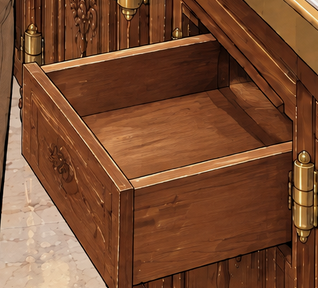
#> input picture assets/gfx/cutouts/st_w2_lowdrawer_open.png, 318 x 288 px
$ python -i title_compose.py   (imports and definitions only)
#> lines starting #> are read from the running program, lines starting #| are printed output that depends on the picture
#!/usr/bin/env python3
"""Фон титула ред. 3 (замечание автора 12.10.2026): небо + отель в разрезе, склейка.

  python tools/assets/title_compose.py НЕБО.png РАЗРЕЗ.png ВЫХОД.png [--width 1180] [--bottom 0]
         [--preview ПРЕВЬЮ.png --logo LOGO.png --logo-scale 0.8 --buttons left|center]

НЕБО — генерация 16:9, доводится до 1920×1080 (кадрирование по центру, Lanczos).
РАЗРЕЗ — генерация с прозрачным фоном: обрезается по силуэту (альфа > 8), масштабируется
до ширины --width в предумноженной альфе и ставится центром на --cx, низом на --bottom px от
нижнего края кадра (отрицательное — уходит за край). ВЫХОД — 1920×1080 RGB.
--preview дополнительно рисует, как экран будет выглядеть в игре: логотип сверху над разрезом
(в масштабе --logo-scale) и четыре кнопки меню — столбиком посередине, как в BJ2, или слева.
"""
import argparse
import sys
from pathlib import Path

from PIL import Image, ImageDraw, ImageFont, ImageStat

sys.path.insert(0, str(Path(__file__).resolve().parent))
from hf_fetch import fit  # noqa: E402

ROOT = Path(__file__).resolve().parents[2]


def scaled(im, w=None, k=None):
    im = im.crop(im.getchannel("A").point(lambda v: 255 if v > 8 else 0).getbbox())
    if k is None:
        k = w / im.width
    size = (round(im.width * k), round(im.height * k))
    return im.convert("RGBa").resize(size, Image.LANCZOS).convert("RGBA")


def main(argv=None):
    ap = argparse.ArgumentParser()
    ap.add_argument("sky")
    ap.add_argument("cut")
    ap.add_argument("dst")
    ap.add_argument("--width", type=int, default=1180)
    ap.add_argument("--bottom", type=int, default=0)
    ap.add_argument("--cx", type=int, default=960, help="центр разреза и логотипа по x")
    ap.add_argument("--preview")
    ap.add_argument("--logo")
    ap.add_argument("--logo-scale", type=float, default=0.8)
    ap.add_argument("--logo-top", type=int, default=20)
    ap.add_argument("--buttons", choices=["left", "center"], default="left")
    a = ap.parse_args(argv)
    bg = fit(Image.open(a.sky).convert("RGB"), 1920, 1080).convert("RGBA")
    cut = scaled(Image.open(a.cut).convert("RGBA"), w=a.width)
    x, y = a.cx - cut.width // 2, 1080 - a.bottom - cut.height
    bg.alpha_composite(cut, (x, y))
    out = bg.convert("RGB")
    out.save(a.dst)
    lum = round(ImageStat.Stat(out.convert("L")).mean[0] / 2.55, 1)
    print(f"{a.dst}: разрез {cut.width}×{cut.height} в ({x}, {y}), яркость {lum} %")
    if a.preview:
        pv = out.convert("RGBA")
        if a.logo:
            lg = scaled(Image.open(a.logo).convert("RGBA"), k=a.logo_scale)
            pv.alpha_composite(lg, (a.cx - lg.width // 2, a.logo_top))
            print(f"логотип {lg.width}×{lg.height}, низ на {a.logo_top + lg.height}")
        d = ImageDraw.Draw(pv)
        font = ImageFont.truetype(str(ROOT / "assets/fonts/PTSans-Bold.ttf"), 34)
        for i, t in enumerate(["Начать", "Продолжить", "Настройки", "Выход"]):
            bx, by = (60, 560 + i * 92) if a.buttons == "left" else (760, 640 + i * 92)
            d.rounded_rectangle((bx, by, bx + 400, by + 72), 12, fill=(34, 34, 42, 235),
                                outline=(200, 160, 80), width=2)
            d.text((bx + 200, by + 36), t, font=font, fill=(235, 225, 200), anchor="mm")
        pv.convert("RGB").save(a.preview)
    return 0


# [2 lines not run here, left out]

>>> import cv2
>>> picture = cv2.imread('../../assets/gfx/cutouts/st_w2_lowdrawer_open.png', cv2.IMREAD_GRAYSCALE)
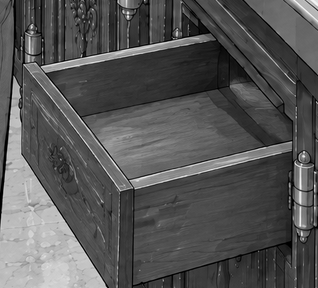
#> picture: shape (288, 318); min 0, max 246, mean 85.8
#> (the run stopped early here; a loop or call above may not have finished)

$ run again, on assets/gfx/cutouts/st_w4_board_floor.png
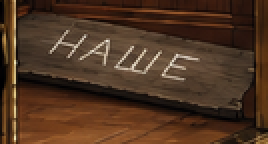
#> input picture assets/gfx/cutouts/st_w4_board_floor.png, 134 x 72 px (shown 2 times larger)
#> `picture = cv2.imread('../../assets/gfx/cutouts/st_w2_lowdrawer_open.pn..`:
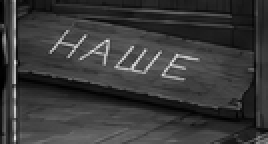
#> picture: shape (72, 134) (shown 2 times larger); min 0, max 231, mean 57.7
